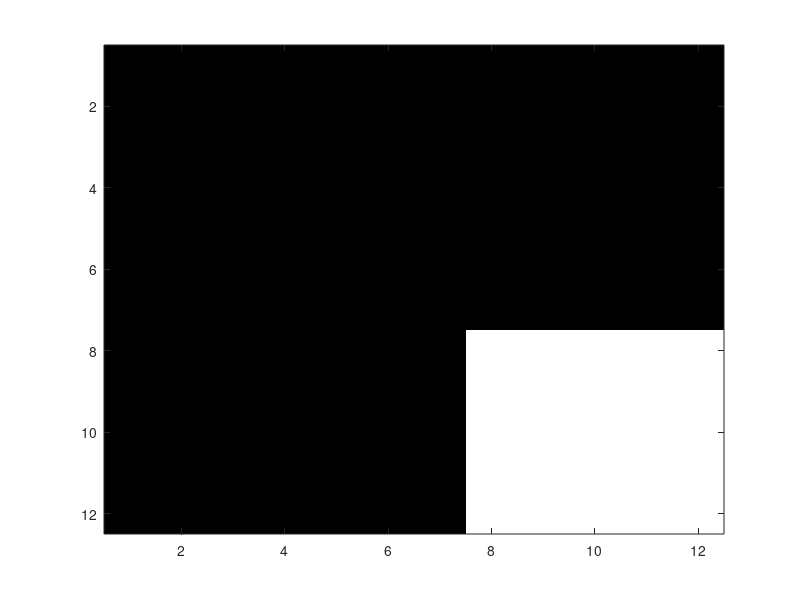

This figure's MATLAB source:
A=zeros(12);
B=ones(5);
y=1;
x=1;

for y = 0:7
    for x = 0:7
        A(1+y:5+y,1+x:5+x)=B
        colormap gray
        imagesc(A)
        drawnow
        pause(1);
        A=zeros(12)
    end
end
